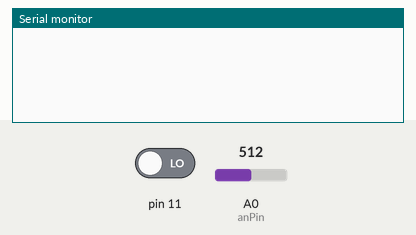
A sketch run on a simulated Arduino Uno, built with avr-gcc and run on an emulated ATmega328P. On the bench: the last lines printed to the serial monitor. The inputs (shaded band) are chosen by the test bench; at power-on: pin 11 LOW, A0 (anPin) = 512.

Above: at 1.2 s.
1.3 s: pin 11 driven HIGH
At 1.8 s:
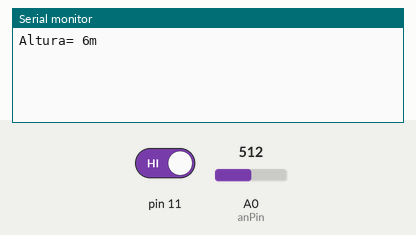
3.3 s: A0 (anPin) set to 610
At 3.9 s:
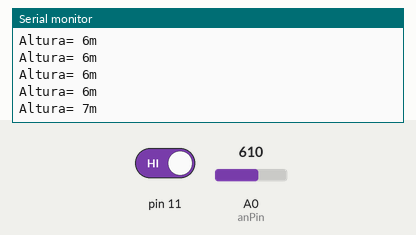
4.8 s: A0 (anPin) set to 716
At 5.4 s:
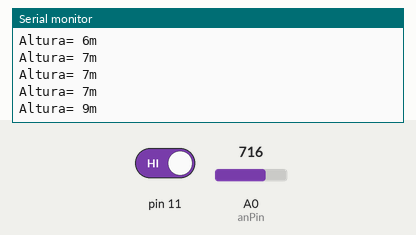
Timing chart, 0 to 7.8 s (numbered marks = the images above; inputs shaded):
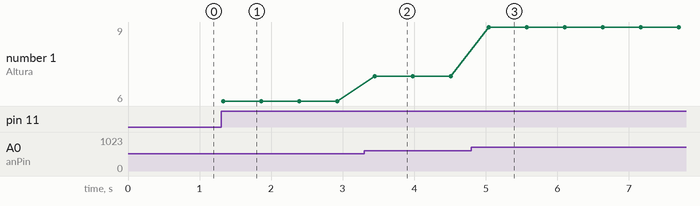

The sketch:

max_sonar_analog.ino
```cpp
const int anPin = 0;
int bot4;

void setup()
{
  Serial.begin(9600);
  pinMode(bot4,INPUT);
}

int altura(int cuatro)
{
  long volts, pulg,dist_sens2=0;
  int sum = 0, lecturas = 3,dist_max2=600;
    while (dist_sens2<dist_max2 & cuatro == HIGH )
      {
        cuatro=LOW;
        for (int i = 0; i < lecturas ; i++)
          {
            volts = analogRead(anPin) / 2;
            sum += volts;
            delay(10);
          }
        pulg = sum / lecturas;
        dist_sens2 = (pulg * 0.0254);//+k[m]compensación de altura
        Serial.print("Altura= ");
        Serial.print(dist_sens2);
        Serial.print("m");
        Serial.println();
        sum = 0;
        delay(500);
     }
}

void loop()
{
int estado4=digitalRead(11);
int R3;
R3=altura(estado4);
}
```

Measured:
- after the input at 1.3 s, the serial monitor: prints a new line at once (image 1)
- after the input at 3.3 s, the serial monitor: prints a new line after 0.15 s (image 2)
- after the input at 4.8 s, the serial monitor: prints a new line after 0.24 s (image 3)
- plotted number 1: 6 → 7 after the input at 3.3 s, 7 → 9 after the input at 4.8 s
